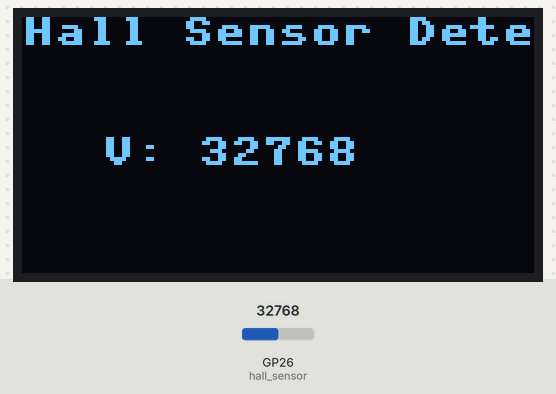
A program run on a simulated Raspberry Pi Pico running MicroPython. Shown: 128×64 one-colour display. Inputs (shaded band) come from the test bench; at power-on: GP26 (hall_sensor) = 32768 (analog values on the 0–65535 scale). Library files of the repository ran but are not shown: ssd1306.py.

Above: at 1.2 s.
1.3 s: GP26 (hall_sensor) set to 45874
At 1.8 s:
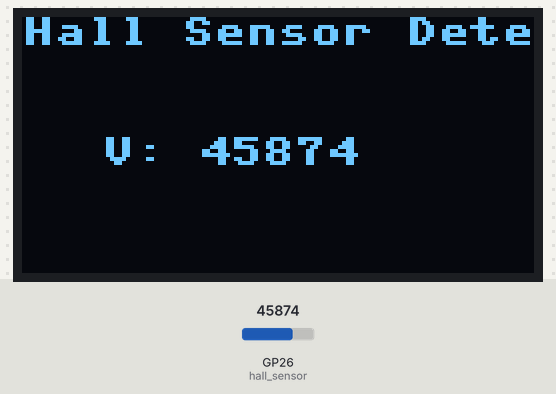
2.8 s: GP26 (hall_sensor) set to 57670
At 4.1 s:
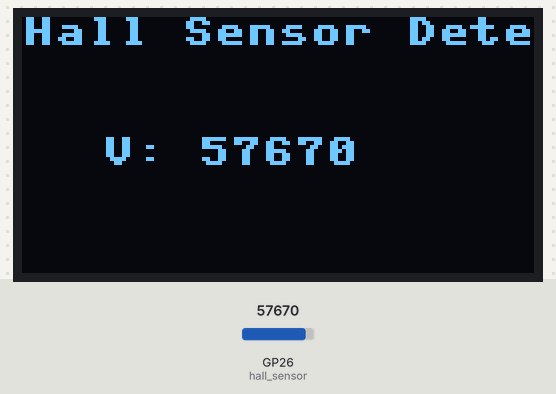
4.4 s: GP26 (hall_sensor) set to 65535
At 5.4 s:
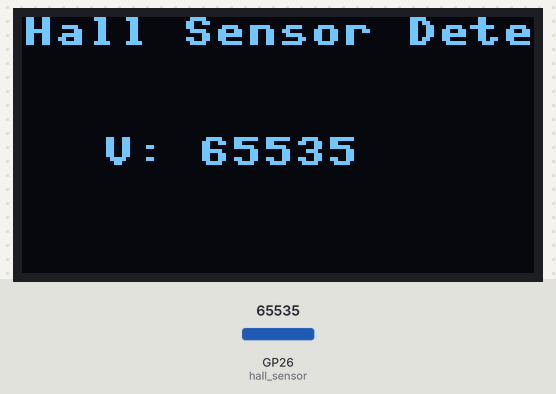
Timing chart, 0 to 7.4 s (numbered marks = the images above; inputs shaded):
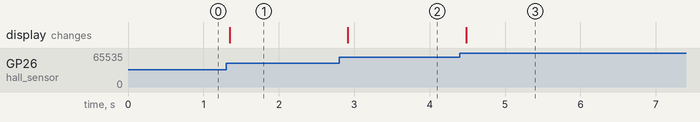

The program:

demo30_hall_sensor_OLED_main.py
```python
from machine import Pin, ADC, I2C
from time import sleep
from ssd1306 import SSD1306_I2C
import framebuf


# define width and height
WIDTH = 128
HEIGHT = 64

# create instance of i2c bus.
bus = I2C(1, scl=Pin(15), sda=Pin(14), freq=2000000)

# create oled object by using SSD1306_I2C
oled = SSD1306_I2C(WIDTH, HEIGHT, bus)

oled.fill(0) # clear screen
oled.show()

hall_sensor = ADC(Pin(26))  # define hall sensor connected Pin number, GP26 ADC Pin, connect to hall's AO pin.


while True:
    oled.text("Hall Sensor Detection", 0, 0)
    oled.show()
    oled.text("V: {}".format(hall_sensor.read_u16()), 20, 30)
    oled.show()
    sleep(0.1)
    oled.fill(0)
    oled.show()
  
```

Measured:
- after the input at 1.3 s, the display: changes after 0.05 s (image 1)
- after the input at 2.8 s, the display: changes after 0.12 s (image 2)
- after the input at 4.4 s, the display: changes after 0.08 s (image 3)
